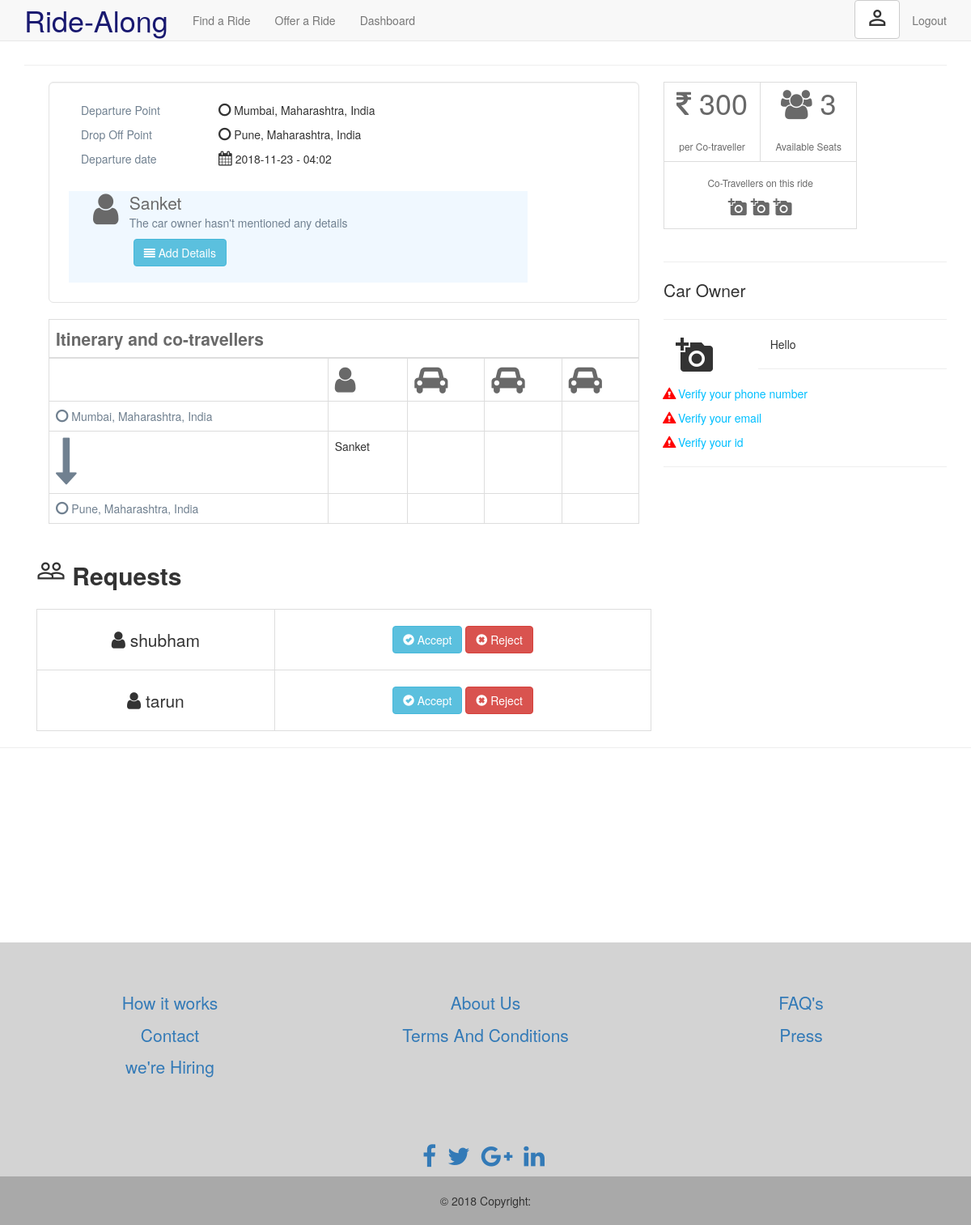
Page /rides_found/14/sanket711 (signed in) on the committed database.
### tables this page shows
CREATE TABLE "rides_offered" (
	`rideId`	INTEGER PRIMARY KEY AUTOINCREMENT,
	`userName`	text NOT NULL,
	`source`	text NOT NULL,
	`destination`	text NOT NULL,
	`lat1`	text NOT NULL,
	`long1`	text NOT NULL,
	`lat2`	text NOT NULL,
	`long2`	text NOT NULL,
	`offeredDate`	text NOT NULL,
	`offeredTime`	text NOT NULL,
	`offeredPrice`	int NOT NULL,
	`offeredSeats`	NUMERIC NOT NULL,
	`details`	text,
	`valid`	INTEGER NOT NULL,
	`seatsleft`	NUMERIC
);

CREATE TABLE "USERS" (
	`userName`	text,
	`password`	text NOT NULL,
	`name`	text NOT NULL,
	`phone`	text NOT NULL,
	`email`	text NOT NULL UNIQUE,
	`address`	text NOT NULL,
	`email_verified`	INTEGER DEFAULT 0,
	`mobile_verified`	INTEGER DEFAULT 0,
	PRIMARY KEY(userName)
);

### app.py (the view)
@app.route('/rides_found/<string:rideId>/<string:userName>', methods=['GET', 'POST'])
def ride(rideId,userName):
    con = sqlite3.connect("CabSharing.db")
    cur = con.cursor()
    result = cur.execute("SELECT * FROM rides_offered WHERE rideId = ?", [rideId])
    rides = cur.fetchone()
    result1 = cur.execute("SELECT * FROM USERS WHERE userName = ?", [userName])
    user = cur.fetchone()
    cur.execute("select * from users where username = ? " , [userName])
    contact = cur.fetchone()
    cur.execute("select * from rides_requested where rideId = ? and username = ? " , ( rideId , session['username'] ) )
    taken_result = cur.fetchone()
    cur.execute("select * from rides_requested where rideId = ? and accepted = 0" , [rideId] )
    ride_request=cur.fetchall()
    user_who_requested=[]
    for i in range(len(ride_request)):
        cur.execute("SELECT * FROM USERS WHERE userName = ?", [ride_request[i][1]])
        temp_user=cur.fetchone()
        user_who_requested.append(temp_user)
    cur.execute(" select * from rides_requested where rideId = ? and accepted = 1 " , [rideId] )
    temp_users_whose_ride_accepted = cur.fetchall()
    users_whose_ride_accepted = []
    j=0
    for i in range(len(temp_users_whose_ride_accepted)):
        users_whose_ride_accepted.append( temp_users_whose_ride_accepted[i][1] )
        j=j+1
    if taken_result :
        return render_template( 'ride.html', contact = contact, rides=rides , myUserName=session['username'] , flag=1, user=user ,user_who_requested=user_who_requested ,  users_whose_ride_accepted=users_whose_ride_accepted , len_users_whose_ride_accepted = j)
    return render_template( 'ride.html', contact=contact ,  rides=rides , myUserName=session['username'] , flag=0, user=user ,user_who_requested=user_who_requested, users_length=len(user_who_requested) ,  users_whose_ride_accepted=users_whose_ride_accepted , len_users_whose_ride_accepted = j)

### templates/ride.html (shortened to what this page needs)
{% extends 'layout.html' %}
{% block body %}
  <hr>
  <div class="container ">
    <div class = "col-md-8 " >
      <div class=" col-md-12 well well-lg " style=" background-color:white ">
        <div >
          <div class="col-md-3" style="color:#708090">
            <span>Departure Point</span>
          </div>
          <div class="col-md-9 text-left">
            <p><i class="fa fa-circle-o " style="font-size: 18px"></i> {{rides[2]}}</p>
          </div>
        </div>
        <div >
          <div class="col-md-3" style="color:#708090">
            <span>Drop Off Point</span>
          </div>
          <div class="col-md-9 text-left">
            <p><span><i class="fa fa-circle-o " style="font-size: 18px"></i></span> {{rides[3]}}</p>
          </div>
        </div>
        <div >
          <div class="col-md-3" style="color:#708090">
            <span>Departure date</span>
          </div>
          <div class="col-md-9 text-left">
            <p><i class="fa fa-calendar " style="font-size: 18px"></i> {{rides[8]}} - {{rides[9]}} <br><br></p>
          </div>
        </div>
        <div class="col-md-10 " style=" background-color:#F0F8FF ">
           <div class="col-md-1 " style="color: #696969"><i class="fa fa-user " style="font-size: 44px"></i>
           </div>
           <div class="col-md-10">
            <span class="lead" style="color: #696969">{{user[2]}}</span>
            <p  id="details" style="color:#708090">The car owner hasn't mentioned any details</p>
           </div>
        <div class="col-md-10 ">
          <div class="col-md-1"></div>
          <div class="col-md-8 ">
              {% if myUserName != rides[1] %}
              <button  class="btn btn-default btn-info" data-toggle="collapse" data-target="#changeDetails"><i class="fa fa-address-card" ></i> Contact Owner</button>
              <div id=changeDetails class="collapse" style="color:#708090">
                <br>
                <p>Can be contacted at {{contact[3]}}</p>
                <p>Has e-mail id {{contact[4]}}</p>
                <p>Lives in {{contact[5]}}</p>
              </div>
              {% else %}
              <a  class="btn btn-default btn-info"><i class="fa fa-align-justify" ></i>
               Add Details</a>
              {% endif %}
              <br><br>
          </div>
        </div>
        </div>
      </div>
          <table class="table table-bordered" >
        <thead>
          <tr class="lead" style="color: #696969">
            <th colspan="5">Itinerary and co-travellers</th>
          </tr>
        </thead>
        <tbody>
          <tr>
            <td class=" text-bottom"> </td>
            <td style="color: #696969"><i class="fa fa-user " style="font-size: 36px"></i></td>
            <td style="color: #696969"><i class="fa fa-automobile " style="font-size: 36px"></i></td>
            <td style="color: #696969"><i class="fa fa-automobile " style="font-size: 36px"></i></td>
            <td style="color: #696969"><i class="fa fa-automobile " style="font-size: 36px"></i></td>
          </tr>
          <tr>
            <td style="color:#708090"><i class="fa fa-circle-o " style="font-size: 18px"></i> {{rides[2]}}</td>
            <td></td>
            <td></td>
            <td></td>
            <td></td>
          </tr>
          <tr>
            <td style="color:#708090"><i class="fa fa-long-arrow-down" style="font-size:60px"></i></td>
            <td> {{user[2]}}</td>
            {% if len_users_whose_ride_accepted ==0  %}
            <td></td>
            <td></td>
            <td></td>
            {% endif %}
          </tr>
          <tr>
            <td style="color:#708090"><i class="fa fa-circle-o " style="font-size: 18px"></i> {{rides[3]}}</td>
            <td></td>
            <td></td>
            <td></td>
            <td></td>
          </tr>
        </tbody>
      </table>
    </div>
  <div style="color: #696969">
    <div class="col-md-4 ">
      <div>
        <table class="table-bordered">
          <tr>
            <td class="col-md-6 text-center " >
              <p class="lead" style="font-size: 36px"><i class="fa fa-rupee "></i> {{rides[10]}}</p>
              <p class="small">per Co-traveller</p>
            </td>
            <td class="col-md-6 text-center" >
                <p  class="lead" style="font-size: 36px"><i class="fa fa-group "></i> {{rides[14]}} </p>
                <p class="small">Available Seats</p>
            </td>
          </tr>
          <tr>
            <td colspan="2" class="col-md-6 text-center">
              <p class="small"><br>Co-Travellers on this ride</p>
              <p>
                <i class="material-icons">add_a_photo</i>
                <i class="material-icons">add_a_photo</i>
                <i class="material-icons">add_a_photo</i>
              </p>
            </td>
          </tr>
      </table>
      </div>
    </div>
  </div>
  <div>
    <div class="col-md-4 ">
          <div>
            <br>
            <hr>
                <span class="lead" > Car Owner</span>
          </div>
          <hr>
          <div>
              <div class="col-md-4">
                    <i class="material-icons" style="font-size:48px">add_a_photo</i>
              </div>
              <div class="col-md-8 text-left">
                <p>
                    Hello <strong ><em id="username" class="text-uppercase">{{name}}</em></strong>
                </p>
              </div>
          </div>
            <div class=" text-left">
              <p>
                <br>
                <hr>
                <span class="verify-fail glyphicon glyphicon-alert"></span>
                <a href="#" class="verify" id="verify-phone"> Verify your phone number</a>
              </p>
              <p>
                <span class="verify-fail glyphicon glyphicon-alert"></span>
                <a href="#" class="verify" id="verify-phone"> Verify your email</a>
              </p>
              <p>
                <span class="verify-fail glyphicon glyphicon-alert"></span>
                <a href="#" class="verify" id="verify-phone"> Verify your id</a>
              </p>
              <hr>
            </div>
      </div>
      <br><br>
    </div>
  </div>
    <div class="container">
      <br><head></head>
      <div class="lead text-left" style="font-size: 30px">
          <p>
            <i class="material-icons" style="font-size:36px;">people_outline</i>
            <strong>Requests</strong>
          </p>
      </div>
        <table class="col-md-8 table-bordered">
        {% if myUserName == rides[1] %}
        {% for i in range(users_length) %}
          <tr>
            <td class="lead text-center"><i class="fa fa-user " style="font-size: 24px"></i> {{ user_who_requested[i][2]}}</td>
            <td class="text-center">
              <br>
              <a  class="btn btn-default btn-info " href="/rides_accept/{{rides[0]}}/{{user_who_requested[i][0]}}" >
              <span class="glyphicon glyphicon-ok-sign"></span> Accept </a>
              <a  class="btn btn-danger btn-info " href="/rides_reject/{{rides[0]}}/{{user_who_requested[i][0]}}" >
              <span class="glyphicon glyphicon-remove-sign"></span> Reject </a>
              <br><br>
            </td>
          </tr>
        {% endfor %}
        {% endif %}
        </table>
    </div>
{% endblock %}

### static/styles/design.css (style rules this page uses)
html, body { height: 100%; margin: 0; padding: 0; }

### static/styles/main.css (style rules this page uses)
.verify { color: #00BFFF; }
.verify-fail { background-color: white; color: red; }

### rows in the picture
rides_offered: source "Mumbai, Maharashtra, India", destination "Pune, Maharashtra, India", offeredDate "2018-11-23", offeredTime "04:02", offeredPrice "300", seatsleft "3"
USERS: name "Sanket"
USERS: name "shubham"
USERS: name "tarun"
